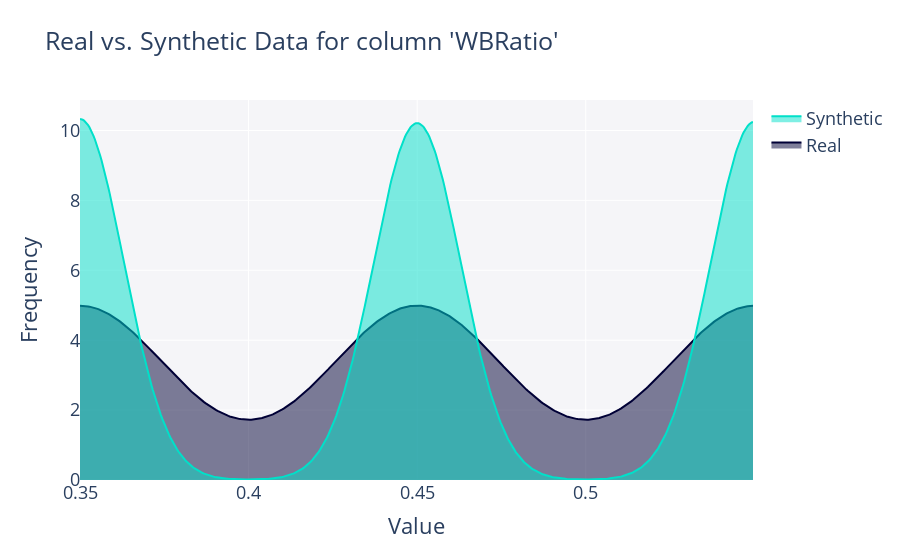

The cell this chart's notebook holds for it:
### Code cell
from sdv.evaluation.single_table import get_column_plot

fig = get_column_plot(
    real_data=df,
    synthetic_data=synthetic_data,
    metadata=metadata,
    column_name='WBRatio'
)
    
fig.show()

### Figure 1 — Plotly figure (JSON) as saved in the notebook; plotly's stock layout.template omitted (floating-point values rounded to 4 significant figures; data arrays with more than 128 entries replaced by an {"elided": "..."} marker saying what was removed)
{"data": [{"fill": "tozeroy", "hovertemplate": "<b>Real</b><br>Frequency: %{y}<extra></extra>", "legendgroup": "Real", "marker": {"color": "#000036"}, "mode": "lines", "name": "Real", "showlegend": true, "type": "scatter", "x": {"elided": "500 float values"}, "xaxis": "x", "y": {"elided": "500 float values"}, "yaxis": "y"}, {"fill": "tozeroy", "hovertemplate": "<b>Synthetic</b><br>Frequency: %{y}<extra></extra>", "legendgroup": "Synthetic", "marker": {"color": "#01E0C9"}, "mode": "lines", "name": "Synthetic", "showlegend": true, "type": "scatter", "x": {"elided": "500 float values"}, "xaxis": "x", "y": {"elided": "500 float values"}, "yaxis": "y"}], "layout": {"autosize": true, "barmode": "overlay", "font": {"size": 18}, "hovermode": "closest", "legend": {"traceorder": "reversed"}, "plot_bgcolor": "#F5F5F8", "title": {"text": "Real vs. Synthetic Data for column 'WBRatio'"}, "xaxis": {"anchor": "y2", "autorange": true, "domain": [0, 1], "range": [0.35, 0.5496], "title": {"text": "Value"}, "type": "linear", "zeroline": false}, "yaxis": {"anchor": "free", "autorange": true, "domain": [0, 1], "position": 0, "range": [0, 10.87], "title": {"text": "Frequency"}, "type": "linear"}}}
